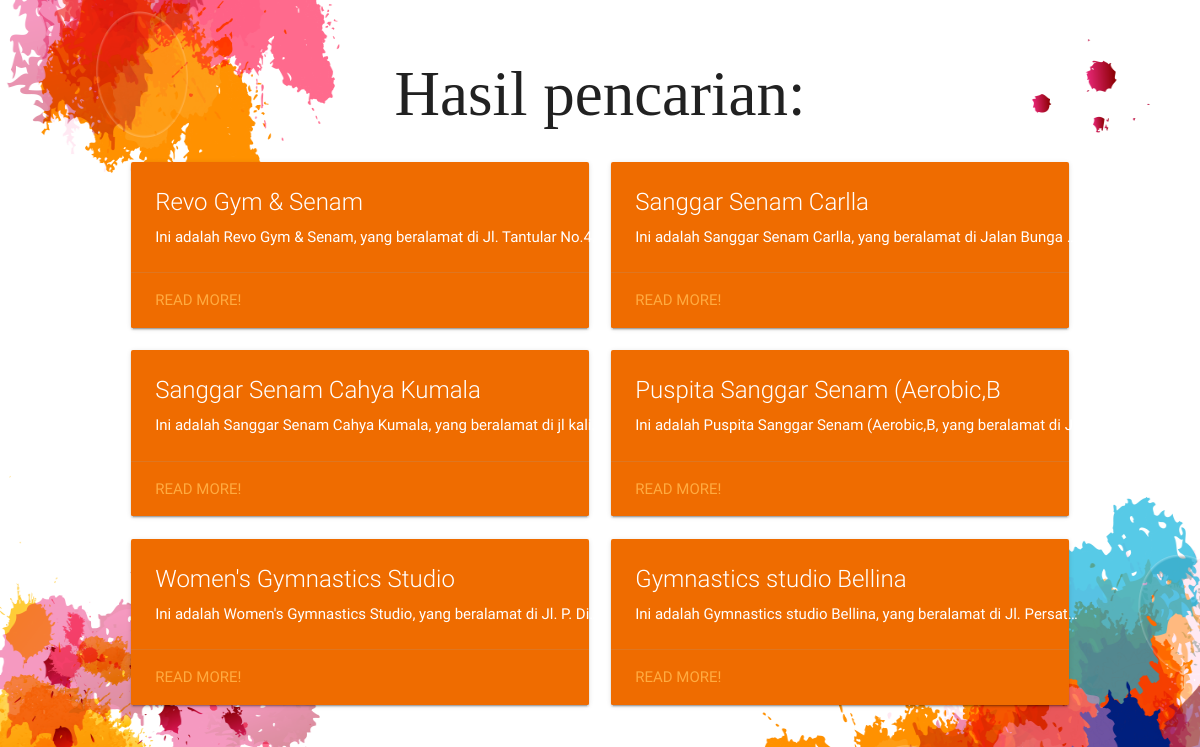
Page /gymnastic on the committed database.
### olahfisik/models.py (models this page shows, shortened)
class Venue(models.Model):
    name = models.CharField(max_length=32)
    address = models.CharField(max_length=265, null=True)
    telephone = models.CharField(max_length=16, null=True)
    open = models.TimeField(null=True, blank=True)
    close = models.TimeField(null=True, blank=True)
    busy = models.TimeField(null=True, blank=True)
    longitude = models.FloatField()
    latitude = models.FloatField()
    rating = models.CharField(max_length=16, null=True)
    type = models.CharField(choices = TYPE_CHOICES, max_length = 2)

### olahfisik/views.py (the view)
# urls.py: url(r'^gymnastic', views.sen_view, name='sen'),
def sen_view(request):
    venues = Venue.objects.filter(type=5)
    return render(request, 'olahfisik/sen.html', {'venues' : venues})

### olahfisik/templates/olahfisik/sen.html (shortened to what this page needs)
{% load staticfiles %}
<!DOCTYPE html>
<html>
    <head>
				<link type="text/css" rel="stylesheet" href="{% static "css/materialize.css" %}">
				<link type="text/css" rel="stylesheet" href="{% static "css/materialize.min.css" %}">
        <link type="text/css" rel="stylesheet" href="{% static "css/result.css" %}">
    </head>
    <body>
        <div>
            <h1>Hasil pencarian:</h1>
        </div>
				<div class="row">
					{% for venue in venues %}
							<div class="col s12 m6">
								<div class="card orange darken-3">
									<div class="card-content white-text">
										<span class="card-title">{{venue.name}}</span>
										<p style="width: 450px; white-space: nowrap; overflow: hidden; text-overflow: ellipsis">Ini adalah {{venue.name}}, yang beralamat di {{venue.address}}.</p>
									</div>
									<div class="card-action">
										<a href="{% url 'details' venue.id%}">Read More!</a>
									</div>
								</div>
							</div>
					{% endfor %}
				</div>
    </body>
</html>

### olahfisik/static/css/result.css (style rules this page uses)
body { background-image: url("../images/index-01.png"); background-size: 100% 100%; background-repeat: no-repeat; background-attachment: fixed; background-position: center; margin-left: 10%; margin-right: 10%; margin-bottom: 5%; margin-top: 5%; }
h1 { font-family: "Bebas Neue"; text-align: center; }

### rows in the picture
Venue: name "Revo Gym & Senam", address "Jl. Tantular No.4…"
Venue: name "Sanggar Senam Carlla", address "Jalan Bunga…"
Venue: name "Sanggar Senam Cahya Kumala", address "jl kali…"
Venue: name "Puspita Sanggar Senam (Aerobic,B", address "J…"
Venue: name "Women's Gymnastics Studio", address "Jl. P. Di…"
Venue: name "Gymnastics studio Bellina", address "Jl. Persat…"
